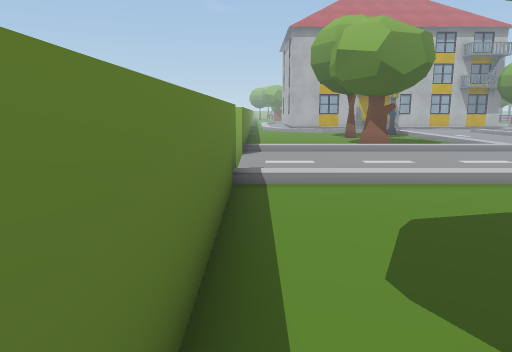
view 1 (above)

21 first-person views from a walk through a Unity game level. The camera is 1.5 m above the floor, tilts 10° down and sees 70° across. Doors are open. The floor is counted in squares, 1 m on a side. Each view is taken from the middle of a square. On the plan, view 1 faces up. The plan holds only what a view shows up to about 16 squares ahead; the rest is blank. The place goes on beyond the plan. Some animated figures are not drawn. Some surface patterns are stand-ins.

view 2
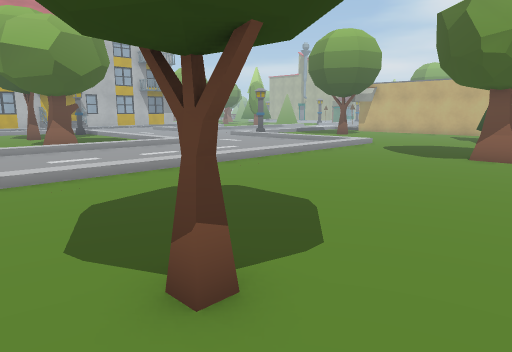

view 3
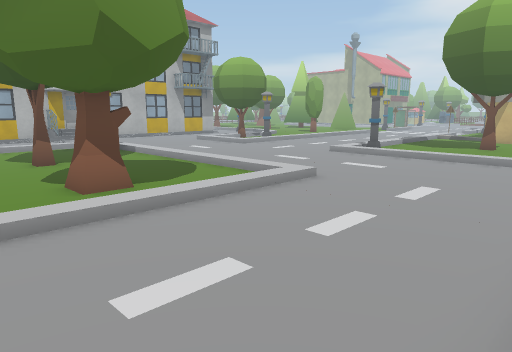

view 4
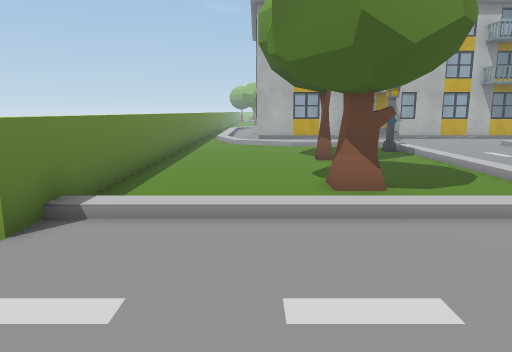

view 5
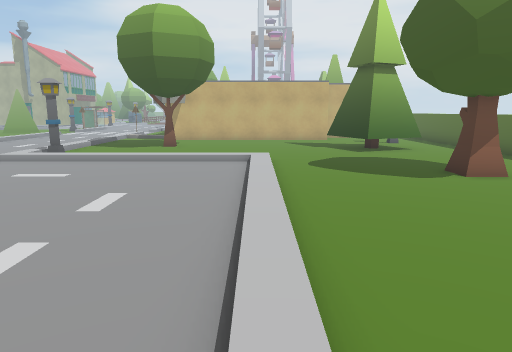

view 6
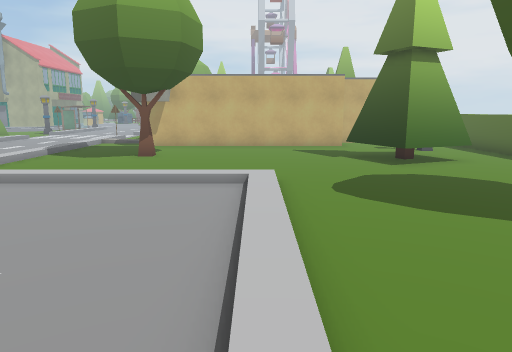

view 7
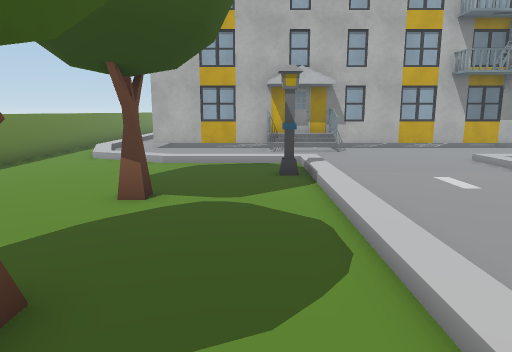

view 8
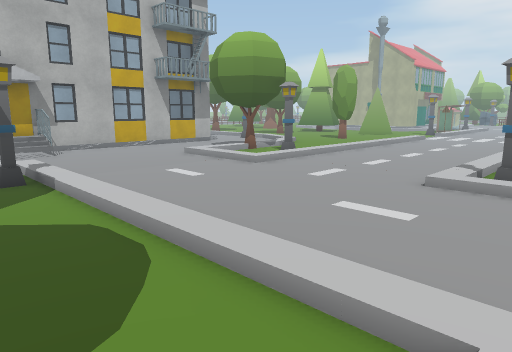

view 9
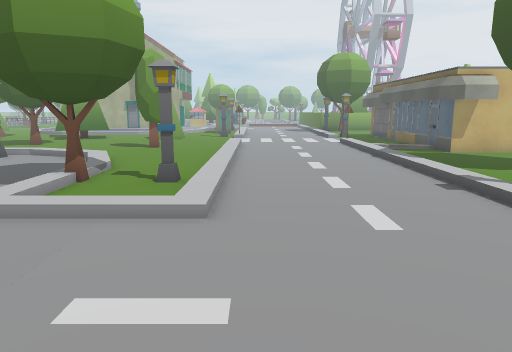

view 10
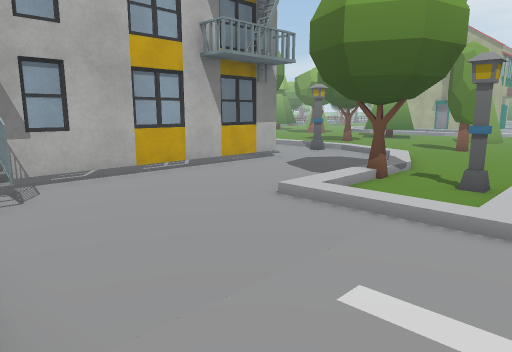

view 11
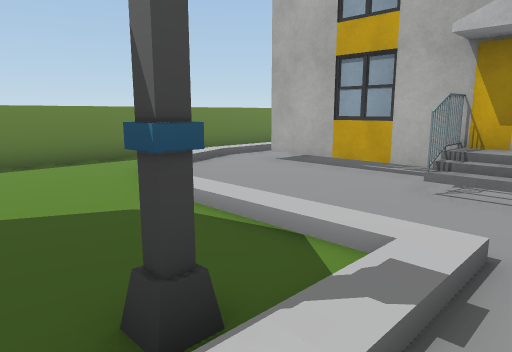

view 12
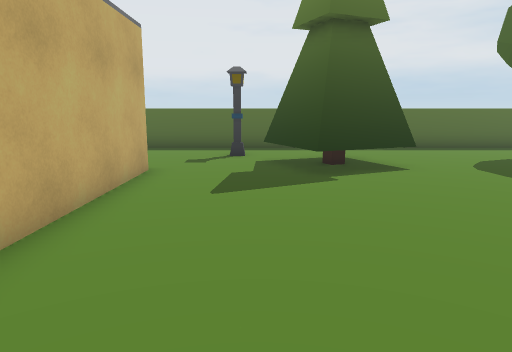

view 13
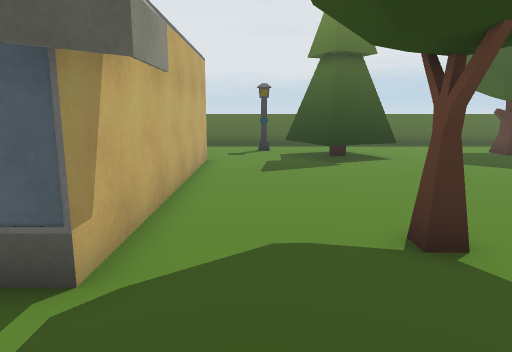

view 14
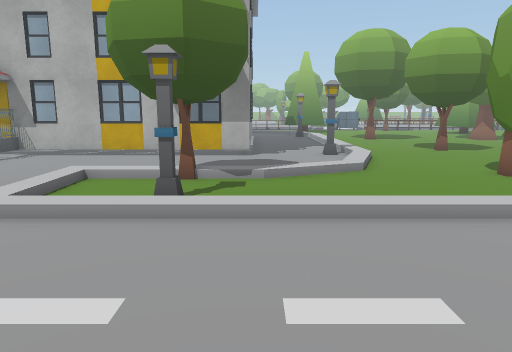

view 15
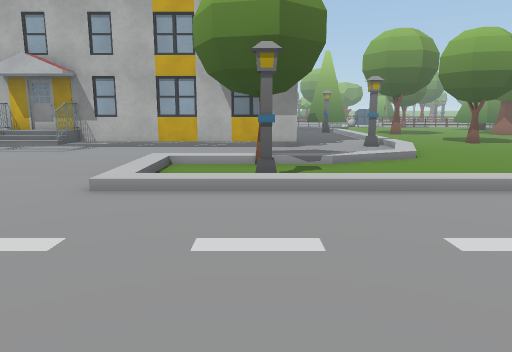

view 16
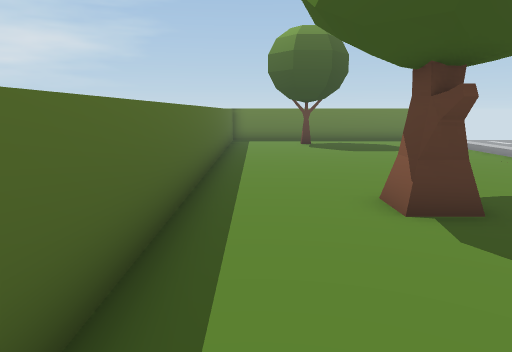

view 17
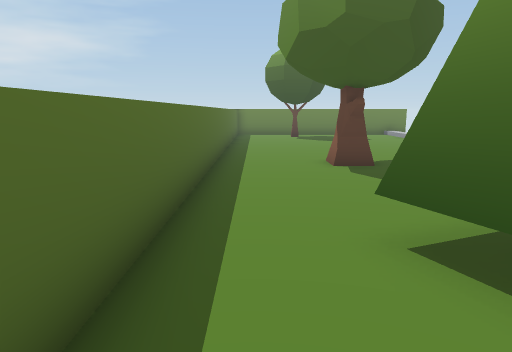

view 18
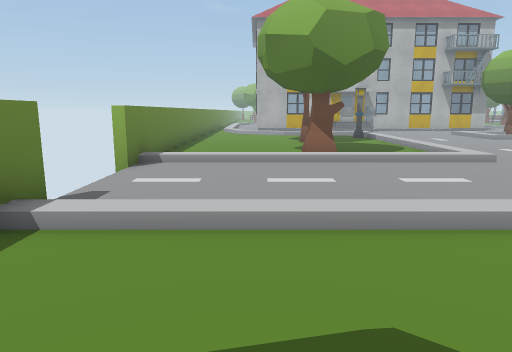

view 19
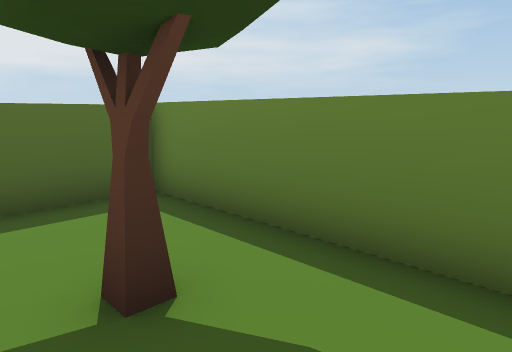

view 20
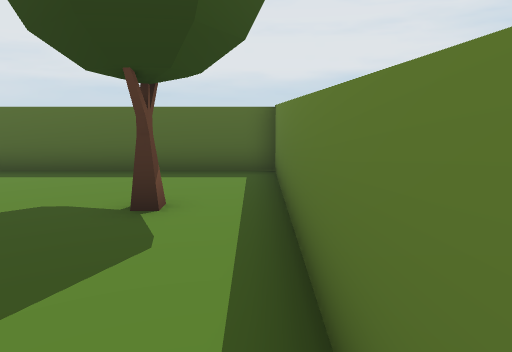

view 21
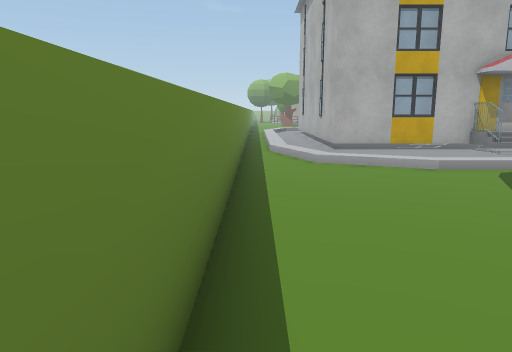

### Floor plan
Key: @ floor where view 1 was taken; # wall or solid block; . main floor; : floor 0.75 m higher than the main floor; / step, stairs or slope; D closed door; ^ raised ledge; T tree; S streetlight; B building.
Columns run from 1 left of view 1 to 27 right of it. Each row starts with its distance up from view 1.
 34 #
 33 #./.#                 ...
 32 #./.###B############B#...S/..
 31 #./.......:::............./..
 30 #./.......///............./..
 29 #../...................../...
 28 #..//...................//...
 27 #...////////.....///T////...T
 26 #........../...../..T........
 25 #........../...../...........
 24 #.........S/...../..S.......
 23 #........../.....///////////
 22 #........../................
 21 #......T.../................
 20 #........../................
 19 #........../................
 18 #........../................
 17 #.....TT.../.....///////////
 16 #.....TT.../...../S......
 15 #         ./...../ .........
 14 ^///////////...../ ........./
 13 D................/ ........##
 12 D................/ ....T...#
 11 D................/ ........#
 10 D................/ ........#
  9 D................/ ........#
  8 ^///////////////// ........#
  7 #..........................#
  6 #..........................#
  5 #..........................#
  4 #....................TTT...#
  3 #...................TTTT....
  2 #..T..........TT....TTTTT...
  1 #..T..........T......TT ....
  0 #@.......................S...
 -1 #............................
 -2 #############################

Where each view was taken, in squares from view 1:
view 1: 0 up, 0 right, facing up
view 2: 1 down, 0 right, facing up-right
view 3: 8 up, 2 right, facing up-right
view 4: 8 up, 3 right, facing up
view 5: 8 up, 3 right, facing right
view 6: 8 up, 7 right, facing right
view 7: 14 up, 8 right, facing up
view 8: 14 up, 7 right, facing up-right
view 9: 22 up, 10 right, facing right
view 10: 22 up, 10 right, facing up-right
view 11: 23 up, 11 right, facing up-left
view 12: 13 up, 23 right, facing down
view 13: 17 up, 24 right, facing down
view 14: 17 up, 21 right, facing up
view 15: 16 up, 19 right, facing up
view 16: 1 down, 19 right, facing left
view 17: 1 down, 24 right, facing left
view 18: 3 up, 3 right, facing up
view 19: 4 up, 3 right, facing down-left
view 20: 7 up, 0 right, facing down
view 21: 17 up, 0 right, facing up
